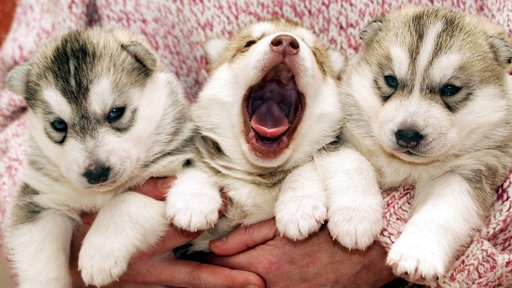
#> input picture Woche_1/test.jpg, 512 x 288 px, found by its file name
$ python Blatt1_Musterloesung.py
#> lines starting #> are read from the running program, lines starting #| are printed output that depends on the picture
#------------------------------------------------#
#
# Blatt 1 - Musterlösung
# 14.04.2023
# Paul Keller
#
#------------------------------------------------#
from __future__ import annotations  # this import is used to represent Optional types such as [str | None]
                                    # typing can always be a hassle, but embracing it will prevent painfull
                                    # runtime errors in the future

import matplotlib as mpl
import matplotlib.pyplot as plt
from matplotlib.cm import get_cmap
import numpy as np

# the following two matricies are used to convert between RGB and CIE XYZ
# the conversion is done by multiplying the RGB values with the RGB_TO_CIE matrix
# or by multiplying the CIE XYZ values with the CIE_TO_RGB matrix
# the values are taken from http://www.brucelindbloom.com/index.html?Eqn_RGB_XYZ_Matrix.html
# and represent the "Best RGB" conversion
RGB_TO_CIE = np.array([
    [0.6326696,  0.2045558,  0.1269946],
    [0.2284569,  0.7373523,  0.0341908],
    [0.0000000,  0.0095142,  0.8156958]])
CIE_TO_RGB = np.linalg.inv(RGB_TO_CIE)

def main():
    # --------- 1. Grayscale Transformation ----------
    # reads in the image as a numpy array
    an_image=plt.imread("Woche_1/test.jpg")
#> an_image is the input picture: shape (288, 512, 3); mean R, G, B 183.3, 159, 146.2

    # weights for each color channel [r,g,b]
    # adjusting the weights to their edge cases
    # will result in removing / giving each color channel more weight towards the gray value
    # all 0 would mean a black image, all 1 would give each color the same weight,
    # meaning there would be more defined, sharp edges
    # The image would also be a lot lighter (since we overflow the maximum gray value in most cases
    # depending on the picture)
    weights=[0.2989,0.5870,0.1140]

    # performs the dot product on each color channel
    # [...,:3] selects all rows and columns,
    # but only the first 3 color channels (ignoring possibly existing alpha channel)
    # the dot product cominbes all color channels into one grayscale channel
    # (the result is a 2d array)
    # [r,g,b]*[a,b,c] = a * r + b * g + c * b = gray
    grayscaleimage=np.dot(an_image[...,:3],weights)
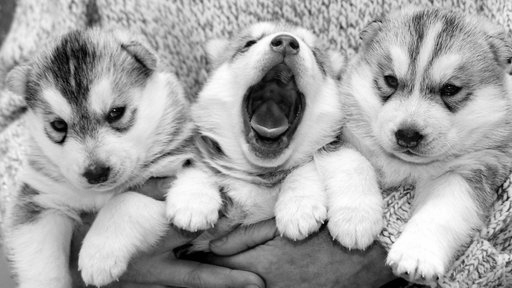
#> grayscaleimage: shape (288, 512) float64; min 0, max 255, mean 164.8

    # paints the image on the plot, but defines that the np-array is now 2-dimensional (grayscale)
    show_img(grayscaleimage, 'gray')

    # --------- 2. Color Interpolation ----------

    # the most defining difference is, that rgb has three (or four) channels for each color value
    # while HSV has one channel for the color (H = Hue), and two for saturation and lightness (S = Saturation, V = Value)
    # This means, we can interpolate between two colors by interpolating between the Hue values
    # while keeping the saturation and lightness constant.

    # In RGB in order to interpolate correctly, we need to convert the colors to CIE XYZ space
    # and then interpolate between the X, Y and Z values.
    # To convert between RGB and CIE XYZ, we can choose a number of conversion matricies.
    # In this example, the "Best RGB" from http://www.brucelindbloom.com/index.html?Eqn_RGB_XYZ_Matrix.html
    # is chosen.
    # Afterwards, we need to convert the result back to RGB space.
    # This will result in a different, but more "bland" output than using the HSV interpolation.

    # In HSV, we will get more colors in between (such as cyan blue in this example), since the Hue
    # value is already an "interpolation" in the color wheel
    # Although it is important to note, that we can interpolate in two directions (directly and indirectly with wrap around from 0 to 1)
    # Therefore, we need to check which distance is shortest and choose it.

    # In practice, when interpolating between colors, you generally choose HSV, as it is less complex to implement and outputs nice colors.
    # For a highly adjustable interpolation, better performance and more work, choose RGB.

    # define two colors to interpolate between
    color1 = "magenta"
    color2 = "darkgreen"
    # define size of the image
    max_y = 50
    max_x = 100
    # create image with no color (all black)
    img = np.zeros((max_y, max_x, 3))
    # iterate over all pixels
    for y in range(max_y):
        for x in range(max_x):
            # apply color interpolation
            img[y,x] = color_interpolate_rgb(color1, color2 , x/max_x)
    # show image
    show_img(img)
#> in show_img (call 2), `plt.show()`:
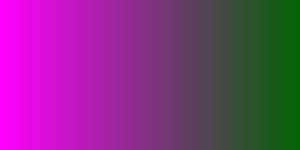
#> shown: shape (50, 100, 3) float64 (shown 3 times larger); mean R, G, B 0.505, 0.194, 0.505

    # redefine image with no color (all black)
    img = np.zeros((max_y, max_x, 3))
    for y in range(max_y):
        for x in range(max_x):
            # apply color interpolation
            img[y,x] = color_interpolate_hsv(color1, color2 , x/max_x)
    # show image
    show_img(img)
#> in show_img (call 3), `plt.show()`:
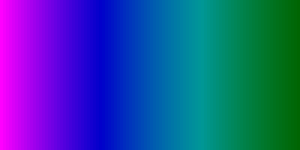
#> shown: shape (50, 100, 3) float64 (shown 3 times larger); mean R, G, B 0.16, 0.273, 0.624

def show_img(img, cmap: str | None = None):
    """Shows an image

    Args:
        img (np.ndarray): the image to show
        cmap (str, optional): the colormap to use. Defaults to None.
    """
    plt.axis('off')
    if cmap == None:
        plt.imshow(img)
    else:
        plt.imshow(img, cmap=cmap)
    plt.show()

def color_interpolate_rgb(color1_name: str, color2_name: str, mix: float):
    """Interpolates between two colors in RGB space

    Args:
        color1_name (str): the name of the first color
        color2_name (str): the name of the second color
        mix (float): the percentage between the first and second color.

    Returns:
        np.ndarray: the interpolated color
    """
    # convert both color names to rgb values
    color1 = np.array(mpl.colors.to_rgb(color1_name))
    color2 = np.array(mpl.colors.to_rgb(color2_name))
    # convert each color to cie xyz space
    cie_color1 = np.dot(color1, RGB_TO_CIE)
    cie_color2 = np.dot(color2, RGB_TO_CIE)
    # calculate the difference between the two colors
    # this can be extended, by not choosing a direct path between the two colors
    # but choosing a path that is more at the edge of the CIE color space
    cie_diff = cie_color2 - cie_color1
    # apply interpolation, by adding the color difference multiplied with a given percentage
    # and convert back to rgb
    return np.dot(cie_color1 + cie_diff * mix, CIE_TO_RGB)

def color_interpolate_hsv(color1_name: str, color2_name: str, mix: float):
    """Interpolates between two colors in HSV space

    Args:
        color1_name (str): the name of the first color
        color2_name (str): the name of the second color
        mix (float): the percentage between the first and second color.

    Returns:
        np.ndarray: the interpolated color
    """
    # convert both color names to rgb values, and then to hsv values
    # since there is no color name to hsv function
    color1 = np.array(mpl.colors.rgb_to_hsv(mpl.colors.to_rgb(color1_name)))
    color2 = np.array(mpl.colors.rgb_to_hsv(mpl.colors.to_rgb(color2_name)))
    # calculate the difference between the two colors
    color_diff = color2[0] - color1[0]
    saturation_diff = color2[1] - color1[1]
    value_diff = color2[2] - color1[2]
    # if the difference is larger than 0.5, we need to take the other direction
    if color_diff > 0.5:
        # calculate the correct difference
        color_diff = 1 - color_diff
        # apply interpolation, by adding the color difference multiplied with a given percentage (this might result in <0)
        new_color = color1[0] - color_diff * mix
    # if the difference is smaller than -0.5, we need to take the other direction
    elif color_diff < -0.5:
        # calculate the correct difference
        color_diff = -1 - color_diff
        # apply interpolation, by adding the color difference multiplied with a given percentage (this might result in >1)
        new_color = color1[0] - color_diff * mix
    # if the difference is between -0.5 and 0.5, we can just add the difference
    else:
        new_color = color1[0] + color_diff * mix
    # if the new color is larger than 1, we need to wrap around
    if new_color > 1:
        new_color -= 1
    # if the new color is smaller than 0, we need to wrap around
    elif new_color < 0:
        new_color = 1 + new_color
    # convert back to rgb and return
    return mpl.colors.hsv_to_rgb([
        new_color,
        color1[1] + saturation_diff * mix,
        color1[2] + value_diff * mix])

if __name__ == "__main__":
    main()
